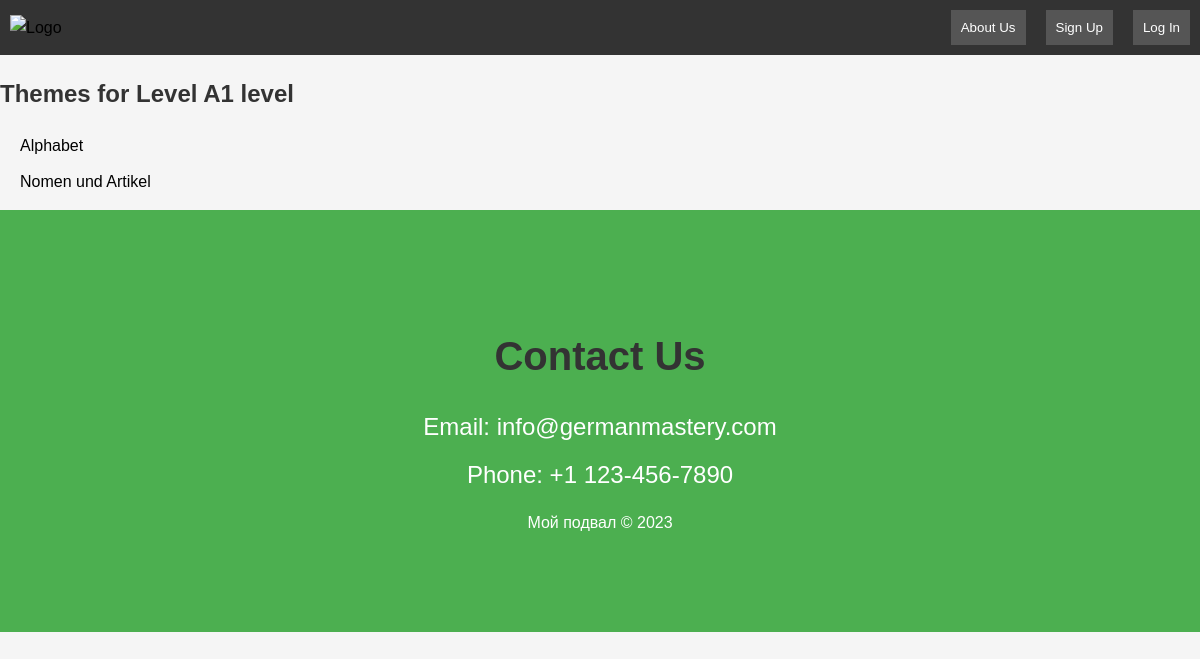
Page /level_detail/1/ on the earlier database version.
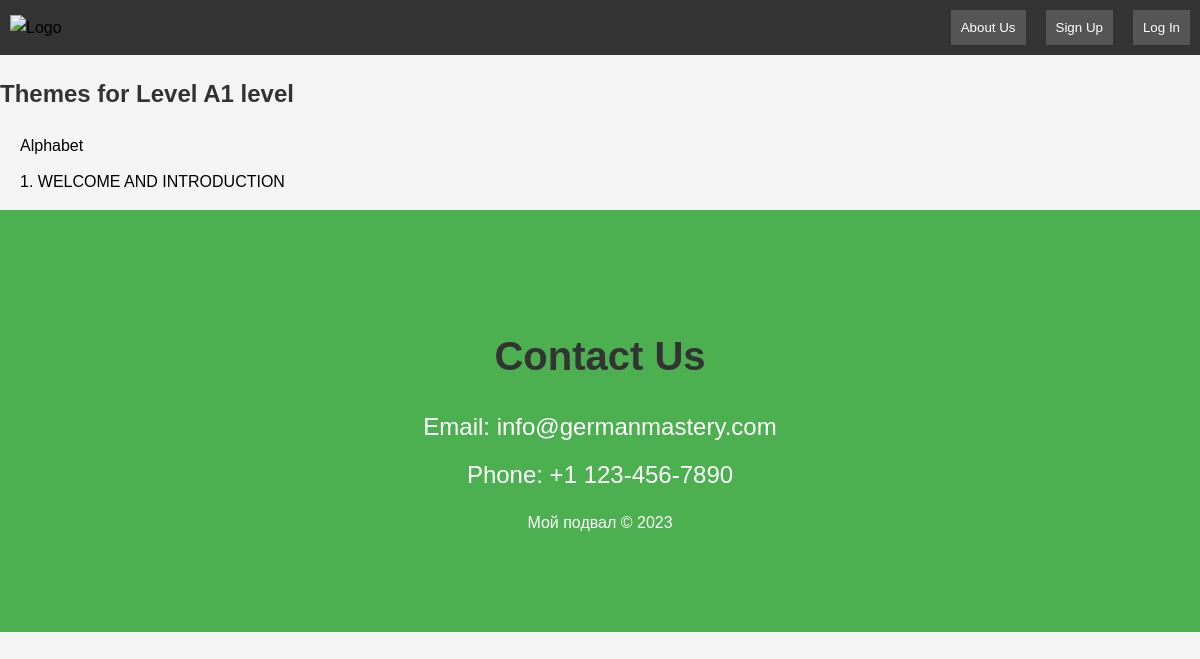
Same page on the later database version.
### main_view/models.py (models this page shows, shortened)
class ListOfTheme(models.Model):
    choose_level = models.ForeignKey(ListOfLevels, on_delete=models.CASCADE)
    theme = models.CharField(max_length=500)
    theme_text = models.TextField(default='')
    class Meta:
        verbose_name = 'theme'
        verbose_name_plural = 'themes'

### main_view/views.py (the view)
# urls.py: path('level_detail/<int:level_id>/', ThemesForLevel.as_view(), name='level_detail'),
class ThemesForLevel(generic.View):
    login_url = 'users:login'
    def get(self, request, level_id):
        level = get_object_or_404(ListOfLevels, pk=level_id)
        themes = ListOfTheme.objects.filter(choose_level=level)
        return render(request, 'main_view/level_detail.html', {'level': level, 'themes': themes})

### templates/main_view/level_detail.html
{% extends 'main_view/base.html' %}
{% block content %}
  <h2>Themes for Level {{ level.level }}</h2>
  <ul>
    {% for th in themes %}
      <li><a href="{% url 'lesson:theory_view' theme_id=th.id %}">{{ th.theme }}</a></li>
    {% endfor %}
  </ul>
{% endblock %}

Differences in the rows shown:
removed ListOfTheme: theme "Nomen und Artikel"
added ListOfTheme: theme "1. WELCOME AND INTRODUCTION"
